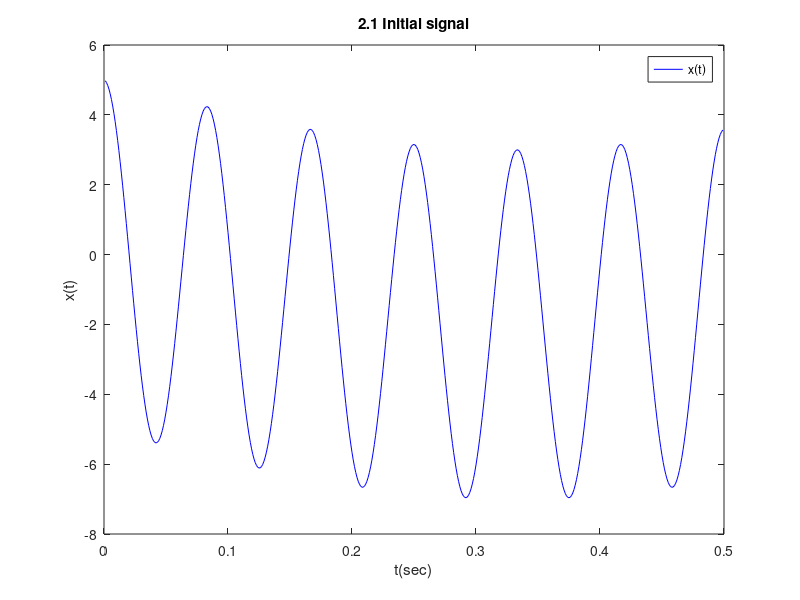
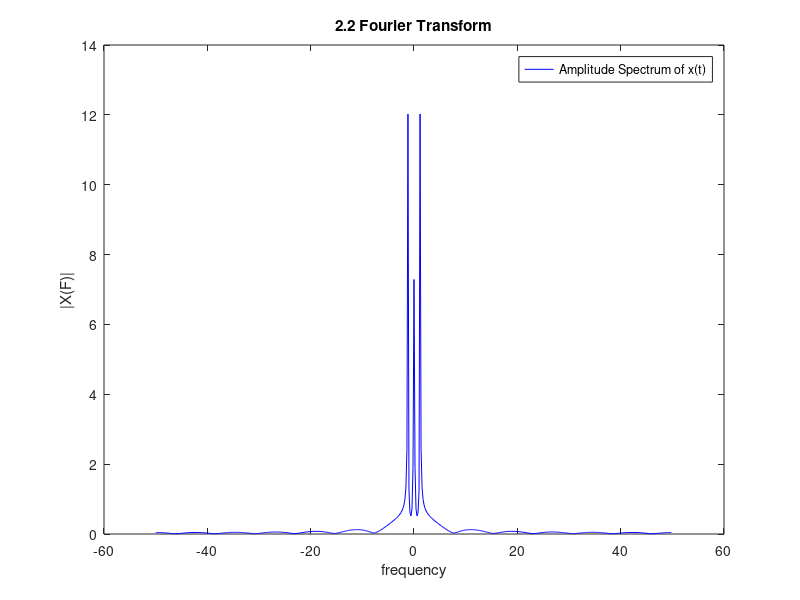
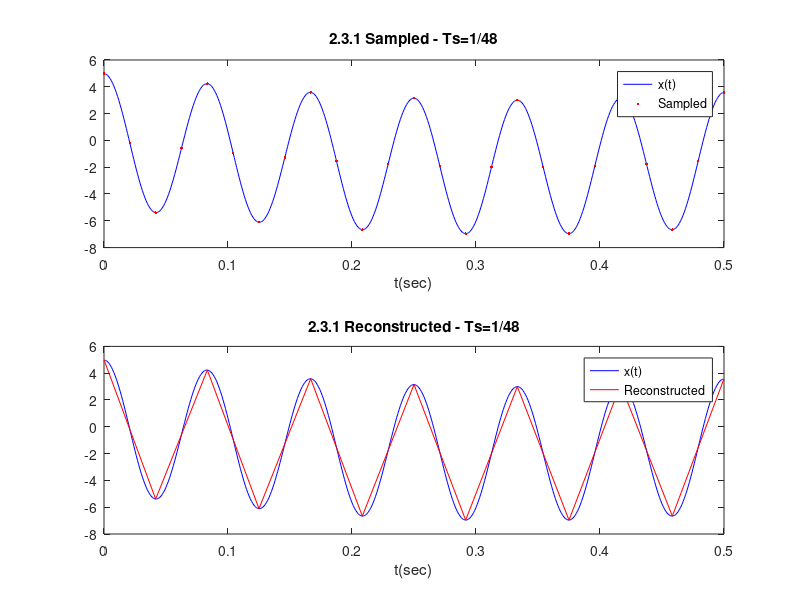
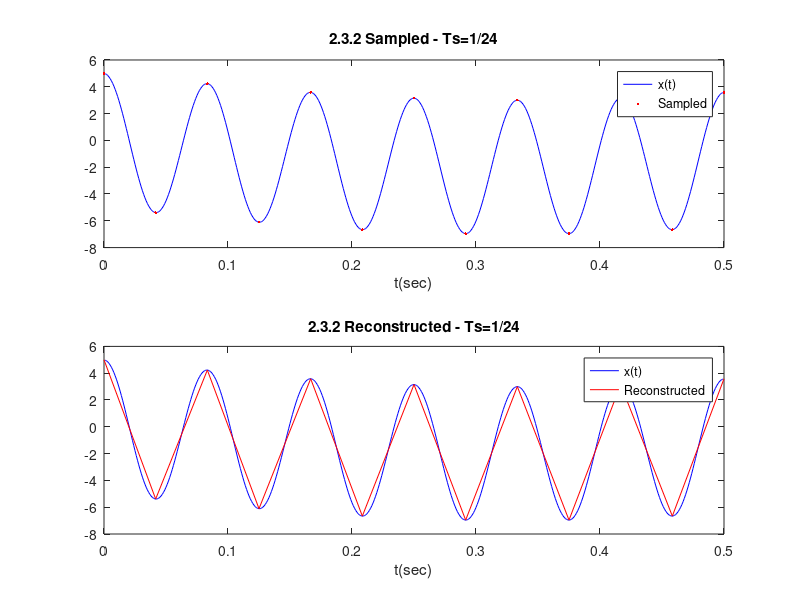

MATLAB code for these plots, in order:
% ---------------------------------------------------------------------------------
%   Exercise 1, part 2
%
%   Authors : Spyridakis Christos
%   Created Date : 19/10/2019
%   Last Updated : 22/10/2019
%
%   Description: 
%               Code created for labs of Digital Signal Processing Course
%               in Technical University of Crete
%
% ---------------------------------------------------------------------------------

clear all
close all
clc

% Just for saving in a separate folder figures as images
DEBUG = false; dirpath = '../photos'; ext = '.jpg' ; if ~DEBUG && ~exist(dirpath,'dir') ; mkdir(dirpath); end

% -------------------------------
%
%           Exercise 2
%
% -------------------------------

% ---------------------------------------------------------------------------------
% 2.1
% Initial signal 
tmin = 0 ; tmax = 0.5 ;
dt = 0.001;                             % dt = 1ms
t = [ tmin + dt : dt : tmax - dt ];     % 0 < t < 500ms
x = 5*cos(24*pi*t)-2*sin(1.5*pi*t);     % x(t) = 5cos(24πt)-2sin(1.5πt)
% Plot Initial signal
stepName = '2.1 Initial signal';
f = figure();
p1 = plot(t,x,'b'); 
legend([p1],'x(t)'); legend('Location','NorthEast');
title(stepName); ylabel('x(t)'); xlabel('t(sec)');
if ~DEBUG ; saveas(f,strcat(dirpath, '/', stepName, ext)) ; end

% --------------------------------------------------------------------------------
% 2.2
% Fourier Tranform
stepName = '2.2 Fourier Transform';
Fs = 100 ;   % Sampling Frequency
DT = 1/Fs ;  % Sampling Period
NFFT = 2^nextpow2(length(x));           % NFFT = biggest power of 2, fft works best for power of 2 number of elements (e.g. 256, 512, etc..)
X = fftshift(fft(x,NFFT)*DT);
F = [-Fs/2 : Fs/NFFT : Fs/2-Fs/NFFT];   %Frequency vector
% Plot Signal
f = figure();
p1 = plot(F,abs(X),'b'); 
legend([p1],'Amplitude Spectrum of x(t)'); legend('Location','NorthEast');
title(stepName); ylabel('|X(F)|'); xlabel('frequency');
if ~DEBUG ; saveas(f,strcat(dirpath, '/', stepName, ext)) ; end


% --------------------------------------------------------------------------------
% 2.3
% Sampling
Ts = [1/48 1/24 1/12];
Ts_str = ['48';'24';'12'];

stepName = '2.3.';
for i=1:length(Ts)
    
    % Sampling
    nmin = ceil(tmin/Ts(i)); nmax = floor(tmax/Ts(i)); n = nmin:nmax;
    x_sampled = 5*cos(24*pi*n*Ts(i))-2*sin(1.5*pi*n*Ts(i));
    
    % Plot Signals
    f = figure();     
    
    % Sampled signal
    subplot(2,1,1)
    p1 = plot(t,x,'b'); 
    hold on;
    p2 = plot(n*Ts(i),x_sampled,'r.');
    legend([p1,p2],'x(t)','Sampled'); legend('Location','NorthEast');
    title(strcat(stepName, num2str(i), ' Sampled - Ts=1/', Ts_str(i,:))); xlabel('t(sec)');
    
    % Reconstructed signal
    subplot(2,1,2)
    p1 = plot(t,x,'b'); 
    hold on;
    p2 = plot(n*Ts(i),x_sampled,'r');
    legend([p1,p2],'x(t)','Reconstructed'); legend('Location','NorthEast');
    title(strcat(stepName, num2str(i), ' Reconstructed - Ts=1/', Ts_str(i,:))); xlabel('t(sec)');
    
    if ~DEBUG ; saveas(f,strcat(dirpath, '/', stepName, num2str(i), ' Sampling with Ts 1_', Ts_str(i,:), ext)) ; end 
end
